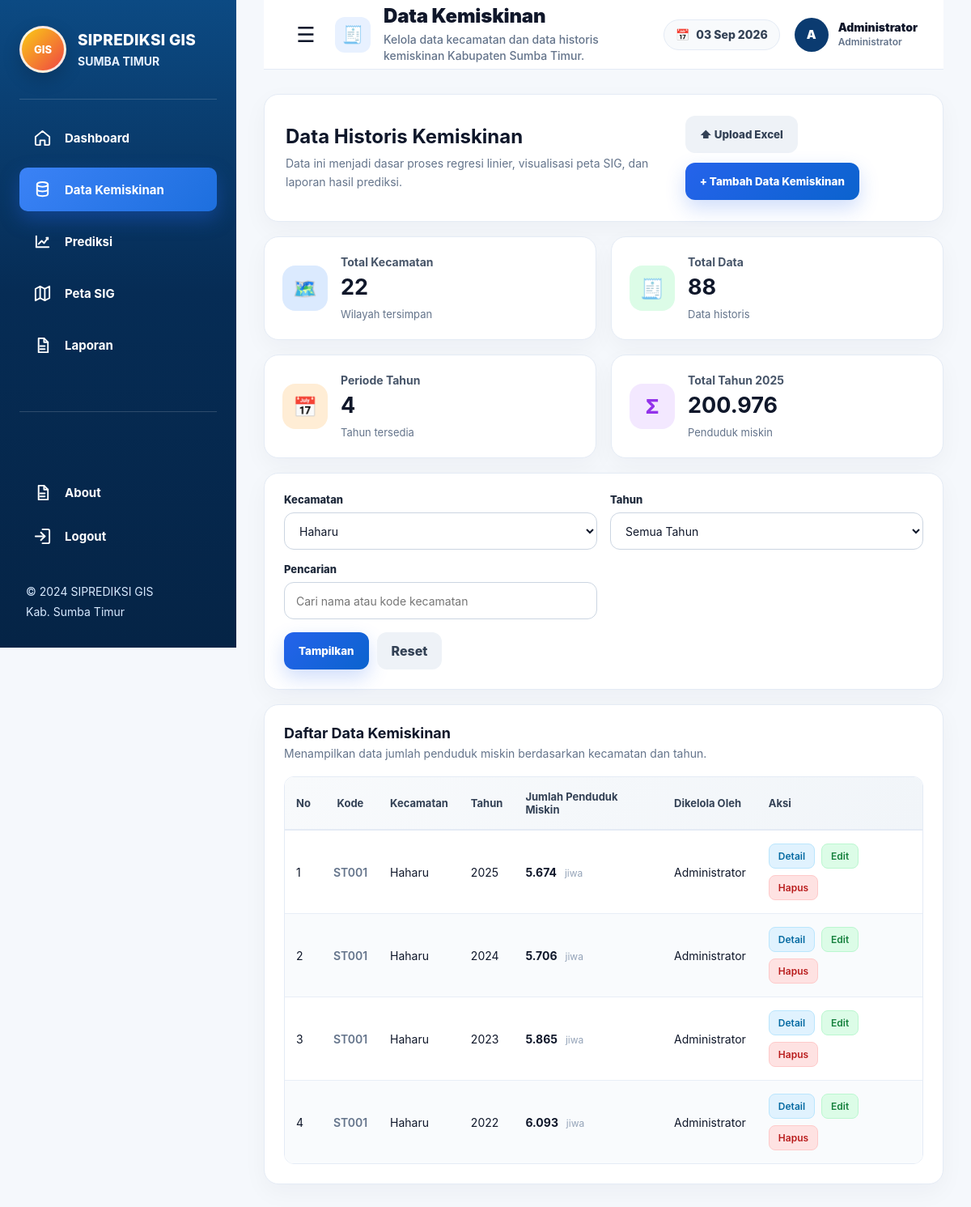
The app's page /data-kemiskinan/index.php?kecamatan=2 (signed in) with its own data.
### tables this page shows
CREATE TABLE `data_kemiskinan` (
  `id_data` int(10) UNSIGNED NOT NULL,
  `id_kecamatan` int(10) UNSIGNED NOT NULL,
  `id_admin` int(10) UNSIGNED DEFAULT NULL,
  `tahun` year(4) NOT NULL,
  `jumlah_penduduk_miskin` int(10) UNSIGNED NOT NULL,
  `sumber_data` varchar(100) DEFAULT NULL,
  `keterangan` text DEFAULT NULL
);

CREATE TABLE `kecamatan` (
  `id_kecamatan` int(10) UNSIGNED NOT NULL,
  `id_admin` int(10) UNSIGNED DEFAULT NULL,
  `kode_kecamatan` varchar(30) NOT NULL,
  `kode_panel` varchar(3) DEFAULT NULL,
  `nama_kecamatan` varchar(100) NOT NULL,
  `luas_wilayah_km2` decimal(12,4) DEFAULT NULL,
  `geojson_wilayah` longtext DEFAULT NULL,
  `status_aktif` tinyint(1) NOT NULL DEFAULT 1
);

### data-kemiskinan/index.php (the view, shortened to what this page needs)
<?php
require_once __DIR__ . "/../koneksi.php";
function getSingleValue($koneksi, $query, $default = 0)
{
    $result = mysqli_query($koneksi, $query);
    $row = mysqli_fetch_row($result);
    return $row[0] ?? $default;
}
$kecamatanList = [];
$queryKecamatan = mysqli_query(
    $koneksi,
    "SELECT id_kecamatan, kode_kecamatan, nama_kecamatan
     FROM kecamatan
     ORDER BY nama_kecamatan ASC"
);
if ($queryKecamatan) {
    while ($row = mysqli_fetch_assoc($queryKecamatan)) {
        $kecamatanList[] = $row;
    }
}
$filter_kecamatan = $_GET["kecamatan"] ?? "";
$keyword = trim($_GET["keyword"] ?? "");
$where = [];
if ($filter_kecamatan !== "") {
    $where[] = "d.id_kecamatan = " . (int) $filter_kecamatan;
}
$whereSql = "";
if (!empty($where)) {
    $whereSql = "WHERE " . implode(" AND ", $where);
}
$dataKemiskinan = [];
$queryData = mysqli_query(
    $koneksi,
    "SELECT
        d.id_data,
        d.id_kecamatan,
        d.tahun,
        d.jumlah_penduduk_miskin,
        k.kode_kecamatan,
        k.nama_kecamatan,
        a.nama_admin
     FROM data_kemiskinan d
     INNER JOIN kecamatan k ON k.id_kecamatan = d.id_kecamatan
     LEFT JOIN admin a ON a.id_admin = d.id_admin
     $whereSql
     ORDER BY d.tahun DESC, k.nama_kecamatan ASC"
);
if ($queryData) {
    while ($row = mysqli_fetch_assoc($queryData)) {
        $dataKemiskinan[] = $row;
    }
}
$totalKecamatan = getSingleValue($koneksi, "SELECT COUNT(*) FROM kecamatan");
$totalData = getSingleValue($koneksi, "SELECT COUNT(*) FROM data_kemiskinan");
$totalTahun = getSingleValue($koneksi, "SELECT COUNT(DISTINCT tahun) FROM data_kemiskinan");
$tahunTerbaru = getSingleValue($koneksi, "SELECT MAX(tahun) FROM data_kemiskinan", "-");
$totalMiskinTerbaru = 0;
if ($tahunTerbaru !== "-" && $tahunTerbaru !== null) {
    $totalMiskinTerbaru = getSingleValue(
        $koneksi,
        "SELECT COALESCE(SUM(jumlah_penduduk_miskin), 0)
         FROM data_kemiskinan
         WHERE tahun = " . (int) $tahunTerbaru
    );
}
?>
<!DOCTYPE html>
<html lang="id">
<head>
    <link rel="stylesheet" href="../style-sidebar.css">
    <link rel="stylesheet" href="../style-header.css">
    <link rel="stylesheet" href="style-data-kemiskinan.css">
</head>
<body>
<?php include __DIR__ . "/../sidebar.php"; ?>
<main class="main-content">
    <?php
    require_once __DIR__ . '/../template-header.php';
    ?>
    <section class="page-heading">
        <div>
            <h2>Data Historis Kemiskinan</h2>
            <p>Data ini menjadi dasar proses regresi linier, visualisasi peta SIG, dan laporan hasil prediksi.</p>
        </div>
        <div class="heading-actions">
            <button type="button" class="btn-secondary" data-open-modal="modalImportExcel">
                ⬆ Upload Excel
            </button>
            <button type="button" class="btn-primary" data-open-modal="modalTambahData">
                + Tambah Data Kemiskinan
            </button>
        </div>
    </section>
    <section class="summary-grid">
        <div class="summary-card blue">
            <div class="summary-icon">🗺️</div>
            <div>
                <p>Total Kecamatan</p>
                <h3><?= number_format($totalKecamatan, 0, ",", "."); ?></h3>
                <span>Wilayah tersimpan</span>
            </div>
        </div>
        <div class="summary-card green">
            <div class="summary-icon">🧾</div>
            <div>
                <p>Total Data</p>
                <h3><?= number_format($totalData, 0, ",", "."); ?></h3>
                <span>Data historis</span>
            </div>
        </div>
        <div class="summary-card orange">
            <div class="summary-icon">📅</div>
            <div>
                <p>Periode Tahun</p>
                <h3><?= number_format($totalTahun, 0, ",", "."); ?></h3>
                <span>Tahun tersedia</span>
            </div>
        </div>
        <div class="summary-card purple">
            <div class="summary-icon">Σ</div>
            <div>
                <p>Total Tahun <?= htmlspecialchars($tahunTerbaru); ?></p>
                <h3><?= number_format($totalMiskinTerbaru, 0, ",", "."); ?></h3>
                <span>Penduduk miskin</span>
            </div>
        </div>
    </section>
    <section class="filter-card">
        <form method="GET" action="" class="filter-form">
            <div class="form-group">
                <label for="kecamatan">Kecamatan</label>
                <select name="kecamatan" id="kecamatan">
                    <?php foreach ($kecamatanList as $kecamatan) : ?>
                        <option
                            value="<?= (int) $kecamatan["id_kecamatan"]; ?>"
                            <?= (string) $filter_kecamatan === (string) $kecamatan["id_kecamatan"] ? "selected" : ""; ?>
                        >
                            <?= htmlspecialchars($kecamatan["nama_kecamatan"]); ?>
                        </option>
                    <?php endforeach; ?>
                </select>
            </div>
            <div class="form-group">
                <label for="tahun">Tahun</label>
                <select name="tahun" id="tahun">
                    <option value="">Semua Tahun</option>
                </select>
            </div>
            <div class="form-group search-group">
                <label for="keyword">Pencarian</label>
                <input
                    type="text"
                    name="keyword"
                    id="keyword"
                    placeholder="Cari nama atau kode kecamatan"
                    value="<?= htmlspecialchars($keyword); ?>"
                >
            </div>
            <div class="filter-actions">
                <button type="submit" class="btn-filter">Tampilkan</button>
                <a href="index.php" class="btn-reset">Reset</a>
            </div>
        </form>
    </section>
    <section class="table-card">
        <div class="table-header">
            <div>
                <h3>Daftar Data Kemiskinan</h3>
                <p>Menampilkan data jumlah penduduk miskin berdasarkan kecamatan dan tahun.</p>
            </div>
        </div>
        <div class="table-wrapper">
            <table>
                <thead>
                    <tr>
                        <th>No</th>
                        <th>Kode</th>
                        <th>Kecamatan</th>
                        <th>Tahun</th>
                        <th>Jumlah Penduduk Miskin</th>
                        <th>Dikelola Oleh</th>
                        <th>Aksi</th>
                    </tr>
                </thead>
                <tbody>
                    <?php if (!empty($dataKemiskinan)) : ?>
                        <?php $no = 1; ?>
                        <?php foreach ($dataKemiskinan as $data) : ?>
                            <tr>
                                <td><?= $no++; ?></td>
                                <td><?= htmlspecialchars($data["kode_kecamatan"]); ?></td>
                                <td><?= htmlspecialchars($data["nama_kecamatan"]); ?></td>
                                <td><?= htmlspecialchars($data["tahun"]); ?></td>
                                <td>
                                    <strong><?= number_format($data["jumlah_penduduk_miskin"], 0, ",", "."); ?></strong>
                                    <span class="unit">jiwa</span>
                                </td>
                                <td><?= htmlspecialchars($data["nama_admin"] ?? "-"); ?></td>
                                <td>
                                    <div class="action-buttons">
                                        <button
                                            type="button"
                                            class="btn-action btn-detail"
                                            data-detail
                                            data-kode="<?= htmlspecialchars($data["kode_kecamatan"], ENT_QUOTES); ?>"
                                            data-kecamatan="<?= htmlspecialchars($data["nama_kecamatan"], ENT_QUOTES); ?>"
                                            data-tahun="<?= htmlspecialchars($data["tahun"], ENT_QUOTES); ?>"
                                            data-jumlah="<?= (int) $data["jumlah_penduduk_miskin"]; ?>"
                                            data-admin="<?= htmlspecialchars($data["nama_admin"] ?? "-", ENT_QUOTES); ?>"
                                        >
                                            Detail
                                        </button>
                                        <button
                                            type="button"
                                            class="btn-action btn-edit"
                                            data-edit
                                            data-id="<?= (int) $data["id_data"]; ?>"
                                            data-id-kecamatan="<?= (int) $data["id_kecamatan"]; ?>"
                                            data-tahun="<?= htmlspecialchars($data["tahun"], ENT_QUOTES); ?>"
                                            data-jumlah="<?= (int) $data["jumlah_penduduk_miskin"]; ?>"
                                        >
                                            Edit
                                        </button>
                                        <button
                                            type="button"
                                            class="btn-action btn-delete"
                                            data-delete
                                            data-id="<?= (int) $data["id_data"]; ?>"
                                            data-kecamatan="<?= htmlspecialchars($data["nama_kecamatan"], ENT_QUOTES); ?>"
                                            data-tahun="<?= htmlspecialchars($data["tahun"], ENT_QUOTES); ?>"
                                        >
                                            Hapus
                                        </button>
                                    </div>
                                </td>
                            </tr>
                        <?php endforeach; ?>
                    <?php endif; ?>
                </tbody>
            </table>
         </div>
    </section>
</main>
</body>
</html>

### records on screen
data_kemiskinan: id_kecamatan.kode_kecamatan "ST001", id_kecamatan.nama_kecamatan "Haharu", tahun "2025", jumlah_penduduk_miskin "5.674", id_admin.nama_admin "Administrator"
data_kemiskinan: id_kecamatan.kode_kecamatan "ST001", id_kecamatan.nama_kecamatan "Haharu", tahun "2024", jumlah_penduduk_miskin "5.706", id_admin.nama_admin "Administrator"
data_kemiskinan: id_kecamatan.kode_kecamatan "ST001", id_kecamatan.nama_kecamatan "Haharu", tahun "2023", jumlah_penduduk_miskin "5.865", id_admin.nama_admin "Administrator"
data_kemiskinan: id_kecamatan.kode_kecamatan "ST001", id_kecamatan.nama_kecamatan "Haharu", tahun "2022", jumlah_penduduk_miskin "6.093", id_admin.nama_admin "Administrator"

### other values on screen
$pageIcon "🧾"
$pageTitle "Data Kemiskinan"
$pageSubtitle "Kelola data kecamatan dan data historis kemiskinan Kabupaten Sumba Timur."
$avatarText "A"
$namaAdminHeader "Administrator"
$roleAdminHeader "Administrator"
$totalKecamatan "22"
$totalData "88"
$totalTahun "4"
$tahunTerbaru "2025"
$totalMiskinTerbaru "200.976"
form field kecamatan "Haharu"
